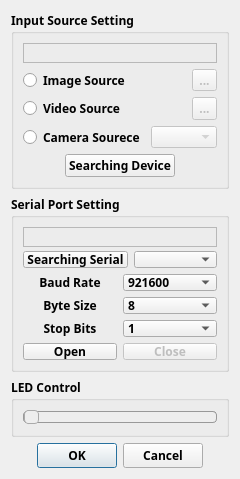
<?xml version="1.0" encoding="UTF-8"?>
<ui version="4.0">
 <class>dialog</class>
 <widget class="QDialog" name="dialog">
  <property name="geometry">
   <rect>
    <x>0</x>
    <y>0</y>
    <width>240</width>
    <height>479</height>
   </rect>
  </property>
  <property name="minimumSize">
   <size>
    <width>240</width>
    <height>479</height>
   </size>
  </property>
  <property name="maximumSize">
   <size>
    <width>240</width>
    <height>479</height>
   </size>
  </property>
  <property name="windowTitle">
   <string>源设置</string>
  </property>
  <property name="windowIcon">
   <iconset resource="source/source.qrc">
    <normaloff>:/icon/mainwindow.png</normaloff>:/icon/mainwindow.png</iconset>
  </property>
  <layout class="QVBoxLayout" name="verticalLayout">
   <item>
    <widget class="QGroupBox" name="input_setting_groupbox">
     <property name="font">
      <font>
       <family>等线</family>
       <weight>75</weight>
       <bold>true</bold>
      </font>
     </property>
     <property name="title">
      <string>Input Source Setting</string>
     </property>
     <layout class="QVBoxLayout" name="verticalLayout_2">
      <item>
       <widget class="QLabel" name="source_output_label">
        <property name="minimumSize">
         <size>
          <width>0</width>
          <height>20</height>
         </size>
        </property>
        <property name="maximumSize">
         <size>
          <width>16777215</width>
          <height>20</height>
         </size>
        </property>
        <property name="font">
         <font>
          <family>等线</family>
          <weight>75</weight>
          <bold>true</bold>
         </font>
        </property>
        <property name="frameShape">
         <enum>QFrame::StyledPanel</enum>
        </property>
        <property name="text">
         <string/>
        </property>
        <property name="alignment">
         <set>Qt::AlignCenter</set>
        </property>
       </widget>
      </item>
      <item>
       <layout class="QHBoxLayout" name="horizontalLayout">
        <item>
         <widget class="QRadioButton" name="image_radio_button">
          <property name="text">
           <string>Image Source</string>
          </property>
         </widget>
        </item>
        <item>
         <widget class="QToolButton" name="image_tool_button">
          <property name="enabled">
           <bool>false</bool>
          </property>
          <property name="text">
           <string>...</string>
          </property>
         </widget>
        </item>
       </layout>
      </item>
      <item>
       <layout class="QHBoxLayout" name="horizontalLayout_4">
        <item>
         <widget class="QRadioButton" name="video_radio_button">
          <property name="text">
           <string>Video Source</string>
          </property>
         </widget>
        </item>
        <item>
         <widget class="QToolButton" name="video_tool_button">
          <property name="enabled">
           <bool>false</bool>
          </property>
          <property name="text">
           <string>...</string>
          </property>
         </widget>
        </item>
       </layout>
      </item>
      <item>
       <layout class="QHBoxLayout" name="horizontalLayout_2">
        <item>
         <widget class="QRadioButton" name="camera_radio_button">
          <property name="text">
           <string>Camera Sourece</string>
          </property>
         </widget>
        </item>
        <item>
         <widget class="QComboBox" name="camera_combo_box">
          <property name="enabled">
           <bool>false</bool>
          </property>
          <item>
           <property name="text">
            <string/>
           </property>
          </item>
         </widget>
        </item>
       </layout>
      </item>
      <item>
       <layout class="QHBoxLayout" name="horizontalLayout_3">
        <item>
         <spacer name="horizontalSpacer_2">
          <property name="orientation">
           <enum>Qt::Horizontal</enum>
          </property>
          <property name="sizeHint" stdset="0">
           <size>
            <width>40</width>
            <height>20</height>
           </size>
          </property>
         </spacer>
        </item>
        <item>
         <widget class="QPushButton" name="search_device_push_button">
          <property name="text">
           <string>Searching Device</string>
          </property>
         </widget>
        </item>
        <item>
         <spacer name="horizontalSpacer_3">
          <property name="orientation">
           <enum>Qt::Horizontal</enum>
          </property>
          <property name="sizeHint" stdset="0">
           <size>
            <width>40</width>
            <height>20</height>
           </size>
          </property>
         </spacer>
        </item>
       </layout>
      </item>
     </layout>
    </widget>
   </item>
   <item>
    <widget class="QGroupBox" name="serial_port_settin_groupbox">
     <property name="font">
      <font>
       <family>等线</family>
       <weight>75</weight>
       <bold>true</bold>
      </font>
     </property>
     <property name="title">
      <string>Serial Port Setting</string>
     </property>
     <layout class="QVBoxLayout" name="verticalLayout_3">
      <item>
       <widget class="QLabel" name="serial_output_label">
        <property name="minimumSize">
         <size>
          <width>0</width>
          <height>20</height>
         </size>
        </property>
        <property name="maximumSize">
         <size>
          <width>16777215</width>
          <height>20</height>
         </size>
        </property>
        <property name="frameShape">
         <enum>QFrame::StyledPanel</enum>
        </property>
        <property name="text">
         <string/>
        </property>
        <property name="alignment">
         <set>Qt::AlignCenter</set>
        </property>
       </widget>
      </item>
      <item>
       <layout class="QHBoxLayout" name="horizontalLayout_8">
        <item>
         <widget class="QPushButton" name="search_serial_push_button">
          <property name="text">
           <string>Searching Serial</string>
          </property>
         </widget>
        </item>
        <item>
         <widget class="QComboBox" name="serial_port_combo_box"/>
        </item>
       </layout>
      </item>
      <item>
       <layout class="QHBoxLayout" name="horizontalLayout_7">
        <item>
         <widget class="QLabel" name="baud_rate_label">
          <property name="enabled">
           <bool>true</bool>
          </property>
          <property name="text">
           <string>Baud Rate</string>
          </property>
          <property name="alignment">
           <set>Qt::AlignCenter</set>
          </property>
         </widget>
        </item>
        <item>
         <widget class="QComboBox" name="baud_rate_combo_box">
          <item>
           <property name="text">
            <string>921600</string>
           </property>
          </item>
          <item>
           <property name="text">
            <string>128000</string>
           </property>
          </item>
          <item>
           <property name="text">
            <string>115200</string>
           </property>
          </item>
          <item>
           <property name="text">
            <string>14400</string>
           </property>
          </item>
          <item>
           <property name="text">
            <string>9600</string>
           </property>
          </item>
         </widget>
        </item>
       </layout>
      </item>
      <item>
       <layout class="QHBoxLayout" name="horizontalLayout_6">
        <item>
         <widget class="QLabel" name="byte_size_label">
          <property name="enabled">
           <bool>true</bool>
          </property>
          <property name="text">
           <string>Byte Size</string>
          </property>
          <property name="alignment">
           <set>Qt::AlignCenter</set>
          </property>
         </widget>
        </item>
        <item>
         <widget class="QComboBox" name="byte_size_combo_box">
          <item>
           <property name="text">
            <string>8</string>
           </property>
          </item>
          <item>
           <property name="text">
            <string>7</string>
           </property>
          </item>
          <item>
           <property name="text">
            <string>6</string>
           </property>
          </item>
          <item>
           <property name="text">
            <string>5</string>
           </property>
          </item>
         </widget>
        </item>
       </layout>
      </item>
      <item>
       <layout class="QHBoxLayout" name="horizontalLayout_5">
        <item>
         <widget class="QLabel" name="stop_bits_label">
          <property name="enabled">
           <bool>true</bool>
          </property>
          <property name="text">
           <string>Stop Bits</string>
          </property>
          <property name="alignment">
           <set>Qt::AlignCenter</set>
          </property>
         </widget>
        </item>
        <item>
         <widget class="QComboBox" name="stop_bits_combo_box">
          <item>
           <property name="text">
            <string>1</string>
           </property>
          </item>
          <item>
           <property name="text">
            <string>1.5</string>
           </property>
          </item>
          <item>
           <property name="text">
            <string>2</string>
           </property>
          </item>
         </widget>
        </item>
       </layout>
      </item>
      <item>
       <layout class="QHBoxLayout" name="horizontalLayout_9">
        <item>
         <widget class="QPushButton" name="open_serial_push_button">
          <property name="text">
           <string>Open</string>
          </property>
         </widget>
        </item>
        <item>
         <widget class="QPushButton" name="close_serial_push_button">
          <property name="enabled">
           <bool>false</bool>
          </property>
          <property name="text">
           <string>Close</string>
          </property>
         </widget>
        </item>
       </layout>
      </item>
     </layout>
    </widget>
   </item>
   <item>
    <widget class="QGroupBox" name="led_control_groupbox">
     <property name="enabled">
      <bool>true</bool>
     </property>
     <property name="font">
      <font>
       <family>等线</family>
       <weight>75</weight>
       <bold>true</bold>
      </font>
     </property>
     <property name="title">
      <string>LED Control</string>
     </property>
     <layout class="QHBoxLayout" name="horizontalLayout_10">
      <item>
       <widget class="QSlider" name="led_brightness_slider">
        <property name="enabled">
         <bool>false</bool>
        </property>
        <property name="styleSheet">
         <string notr="true">QSlider::groove:horizontal {
border: 1px solid #bbb;
background: white;
height: 10px;
border-radius: 4px;
}
 
QSlider::sub-page:horizontal {
background: qlineargradient(x1: 0, y1: 0,    x2: 0, y2: 1,
    stop: 0 #66e, stop: 1 #bbf);
background: qlineargradient(x1: 0, y1: 0.2, x2: 1, y2: 1,
    stop: 0 #bbf, stop: 1 #55f);
border: 1px solid #777;
height: 10px;
border-radius: 4px;
}
 
QSlider::add-page:horizontal {
background: #fff;
border: 1px solid #777;
height: 10px;
border-radius: 4px;
}
 
QSlider::handle:horizontal {
background: qlineargradient(x1:0, y1:0, x2:1, y2:1,
    stop:0 #eee, stop:1 #ccc);
border: 1px solid #777;
width: 13px;
margin-top: -2px;
margin-bottom: -2px;
border-radius: 4px;
}
 
QSlider::handle:horizontal:hover {
background: qlineargradient(x1:0, y1:0, x2:1, y2:1,
    stop:0 #fff, stop:1 #ddd);
border: 1px solid #444;
border-radius: 4px;
}
 
QSlider::sub-page:horizontal:disabled {
background: #bbb;
border-color: #999;
}
 
QSlider::add-page:horizontal:disabled {
background: #eee;
border-color: #999;
}
 
QSlider::handle:horizontal:disabled {
background: #eee;
border: 1px solid #aaa;
border-radius: 4px;
}</string>
        </property>
        <property name="orientation">
         <enum>Qt::Horizontal</enum>
        </property>
       </widget>
      </item>
     </layout>
    </widget>
   </item>
   <item>
    <widget class="QDialogButtonBox" name="buttonBox">
     <property name="font">
      <font>
       <family>等线</family>
       <weight>75</weight>
       <bold>true</bold>
      </font>
     </property>
     <property name="orientation">
      <enum>Qt::Horizontal</enum>
     </property>
     <property name="standardButtons">
      <set>QDialogButtonBox::Cancel|QDialogButtonBox::Ok</set>
     </property>
     <property name="centerButtons">
      <bool>true</bool>
     </property>
    </widget>
   </item>
  </layout>
 </widget>
 <resources>
  <include location="source/source.qrc"/>
 </resources>
 <connections/>
</ui>
